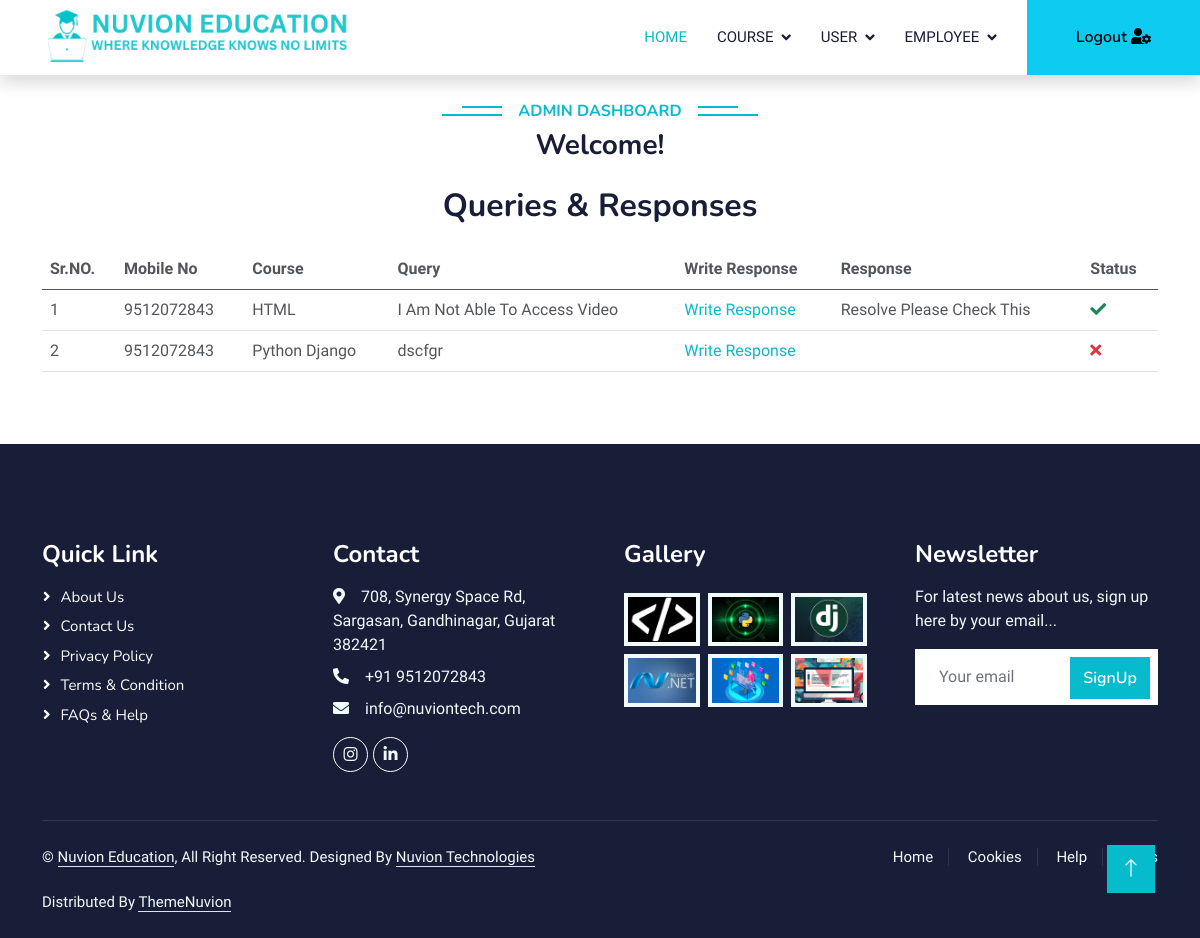
Page /Queries_Responses/ on the committed database.
### LMS/models.py (models this page shows)
class tblStuquery(models.Model):
    Id = models.AutoField(primary_key=True)
    username = models.CharField(max_length=25, null= True, blank=True)
    mobileno = models.CharField(max_length=15)
    subject = models.CharField(max_length=25)
    query = models.CharField(max_length=500)
    queryans = models.CharField(max_length=500)
    CreatedDate = models.DateField(auto_now=True)
    ModifiedBy = models.CharField(max_length=15, null= True, blank=True)
    ModifiedDate = models.DateField(auto_now=True)
    isCompleted = models.BooleanField(default=False, null= True)
    isActive = models.BooleanField(default=True, null= True)

### LMS/views.py (the view)
# urls.py: path('Queries_Responses/',Queries_Responses,name='Queries_Responses'),
def Queries_Responses(request):
    queries = tblStuquery.objects.all()
    data = {'Queries': queries}
    return render(request,'Admin/frmQueryQueryResponse.html', data)

### Template/Admin/frmQueryQueryResponse.html (shortened to what this page needs)
<!DOCTYPE html>
<html lang="en">
  <head>
    {% include "LinkFile.html" %}
  </head>
  <body>
      {% include "Admin/frmAdminHeader.html" %}
      <div class="text-center wow fadeInUp" data-wow-delay="0.1s">
        <h2 class="mb-3">Queries & Responses</h2>
      </div>
  <div class="container-xxl py-2">
      <div class="container">
          <div class="row g-4">
              <div class="col-lg-12 col-md-12 wow fadeInUp" data-wow-delay="0.5s">
                  <form action="" method="post">
                      <table class="table">
                        <thead>
                          <tr>
                            <th>Sr.NO.</th>
                            <th>Mobile No</th>
                            <th>Course</th>
                            <th>Query</th>
                            <th>Write Response</th>
                            <th>Response</th>
                            <th>Status</th>
                          </tr>
                        </thead>
                        <tbody>
                          {% for e in Queries %}
                          <tr>
                              <td>{{ forloop.counter }}</td>
                              <td>{{ e.mobileno }}</td>
                              <td>{{ e.subject }} </td>
                              <td>{{ e.query }} </td>
                              <td><a href="{% url 'QueryResponse' e.Id %}">Write Response</a></td>
                              <td>{{ e.queryans }}</td>
                              <td>
                                {% if e.isCompleted %}
                                  <i class="fas fa-check text-success"></i>
                                {% else %}
                                  <i class="fas fa-times text-danger"></i>
                                {% endif %}
                              </td>
                          </tr>
                          {% endfor %}
                        </tbody>
                      </table>
                  </form>
              </div>
          </div>
      </div>
  </div>
  {% include 'Footer.html' %}
  {% include 'JS.html' %}
</body>
</html>

### Media/Boot/css/style.css (style rules this page uses)
:root { --primary: #06BBCC; --light: #F0FBFC; --dark: #181d38; }

### rows in the picture
tblStuquery: mobileno "9512072843", subject "HTML", query "I Am Not Able To Access Video", queryans "Resolve Please Check This", isCompleted True (drawn)
tblStuquery: mobileno "9512072843", subject "Python Django", query "dscfgr", isCompleted False (drawn)
